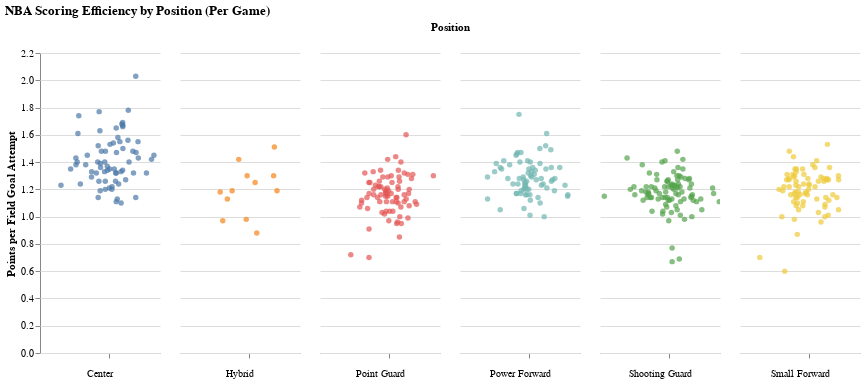

Here is the notebook cell this chart was saved with:
### Code cell
# code assistance from https://altair-viz.github.io/gallery/stripplot.html
stripplot =  alt.Chart(player_data, title="NBA Scoring Efficiency by Position (Per Game)", width=120).mark_circle().encode(
    x=alt.X(
        'jitter:Q',
        title=None,
        axis=alt.Axis(values=[0], ticks=True, grid=False, labels=False),
        scale=alt.Scale(),
    ),
    y=alt.Y('Points/FGA', title="Points per Field Goal Attempt"),
    color=alt.Color('Position', legend=None),
    column=alt.Column(
        'Position',
        header=alt.Header(
            titleOrient='top',
            labelOrient='bottom',
            labelAlign='center',
        ),
    ),
    tooltip=['Player', "Points/FGA", "PTS", "FGA", "MP"]
).transform_calculate(
    # Generate Gaussian jitter with a Box-Muller transform
    jitter='sqrt(-2*log(random()))*cos(2*PI*random())'
).configure_view(
    stroke=None
).interactive()

stripplot

### Figure 1 — Vega-Lite specification as saved in the notebook (floating-point values rounded to 4 significant figures; data arrays with more than 128 entries replaced by an {"elided": "..."} marker saying what was removed)
{"config": {"view": {"continuousWidth": 400, "continuousHeight": 300, "stroke": null}}, "data": {"name": "data-de7a5b12b78023bb37a712d1c21e19ba"}, "mark": "circle", "encoding": {"color": {"field": "Position", "legend": null, "type": "nominal"}, "column": {"field": "Position", "header": {"labelAlign": "center", "labelOrient": "bottom", "titleOrient": "top"}, "type": "nominal"}, "tooltip": [{"field": "Player", "type": "nominal"}, {"field": "Points/FGA", "type": "quantitative"}, {"field": "PTS", "type": "quantitative"}, {"field": "FGA", "type": "quantitative"}, {"field": "MP", "type": "quantitative"}], "x": {"axis": {"grid": false, "labels": false, "ticks": true, "values": [0]}, "field": "jitter", "scale": {}, "title": null, "type": "quantitative"}, "y": {"field": "Points/FGA", "title": "Points per Field Goal Attempt", "type": "quantitative"}}, "selection": {"selector052": {"type": "interval", "bind": "scales", "encodings": ["x", "y"]}}, "title": "NBA Scoring Efficiency by Position (Per Game)", "transform": [{"calculate": "sqrt(-2*log(random()))*cos(2*PI*random())", "as": "jitter"}], "width": 120, "$schema": "https://vega.github.io/schema/vega-lite/v4.17.0.json", "datasets": {"data-de7a5b12b78023bb37a712d1c21e19ba": {"elided": "399 records"}}}
